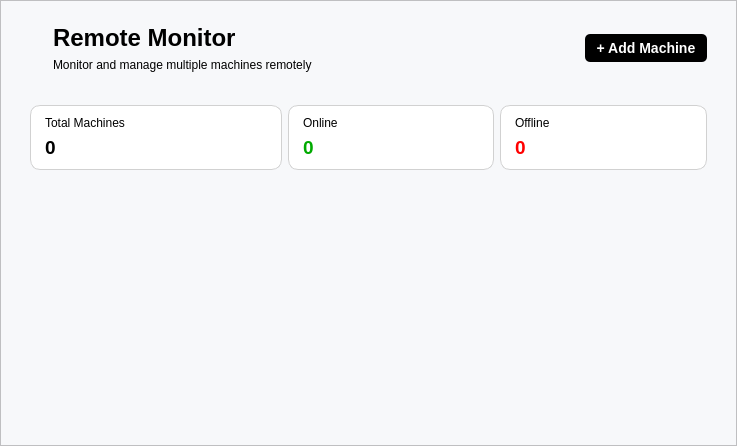
<?xml version="1.0" encoding="UTF-8"?>
<ui version="4.0">
 <class>Client</class>
 <widget class="QWidget" name="Client">
  <property name="geometry">
   <rect>
    <x>0</x>
    <y>0</y>
    <width>737</width>
    <height>446</height>
   </rect>
  </property>
  <property name="sizePolicy">
   <sizepolicy hsizetype="Preferred" vsizetype="Preferred">
    <horstretch>0</horstretch>
    <verstretch>0</verstretch>
   </sizepolicy>
  </property>
  <property name="windowTitle">
   <string>Remote Monitor</string>
  </property>
  <property name="styleSheet">
   <string notr="true">background-color: rgb(247, 248, 250);</string>
  </property>
  <layout class="QVBoxLayout" name="verticalLayout_12">
   <property name="leftMargin">
    <number>0</number>
   </property>
   <property name="topMargin">
    <number>0</number>
   </property>
   <property name="rightMargin">
    <number>0</number>
   </property>
   <property name="bottomMargin">
    <number>0</number>
   </property>
   <item>
    <widget class="QScrollArea" name="scrollArea">
     <property name="minimumSize">
      <size>
       <width>600</width>
       <height>150</height>
      </size>
     </property>
     <property name="styleSheet">
      <string notr="true">QScrollBar:vertical {
        border: none;
        width: 7px;
        margin: 0 2px 0 0; 
    }

    QScrollBar::handle:vertical {
        background: #cecece;
        min-height: 16px;
        border-radius: 1px;
    }

    QScrollBar::add-line:vertical,
    QScrollBar::sub-line:vertical {
        border: none;
        background: none;
        height: 0px;
    }

    QScrollBar::add-page:vertical,
    QScrollBar::sub-page:vertical {
        background: none;
    }

    QScrollBar:horizontal {
        border: none;
        background: #f0f0f0;
        height: 8px;
        margin: 0px;
    }

    QScrollBar::handle:horizontal {
        background: #a0a0a0;
        min-width: 20px;
        border-radius: 4px;
    }

    QScrollBar::add-line:horizontal,
    QScrollBar::sub-line:horizontal {
        border: none;
        background: none;
        width: 0px;
    }

    QScrollBar::add-page:horizontal,
    QScrollBar::sub-page:horizontal {
        background: none;
    }</string>
     </property>
     <property name="widgetResizable">
      <bool>true</bool>
     </property>
     <widget class="QWidget" name="scrollAreaWidgetContents">
      <property name="geometry">
       <rect>
        <x>0</x>
        <y>0</y>
        <width>735</width>
        <height>444</height>
       </rect>
      </property>
      <property name="minimumSize">
       <size>
        <width>0</width>
        <height>0</height>
       </size>
      </property>
      <property name="styleSheet">
       <string notr="true">QScrollBar:vertical {
        border: none;
        width: 8px;
        margin: 0px;
    }

    QScrollBar::handle:vertical {
        background: #cecece;
        min-height: 20px;
        border-radius: 4px;
    }

    QScrollBar::add-line:vertical,
    QScrollBar::sub-line:vertical {
        border: none;
        background: none;
        height: 0px;
    }

    QScrollBar::add-page:vertical,
    QScrollBar::sub-page:vertical {
        background: none;
    }

    QScrollBar:horizontal {
        border: none;
        background: #f0f0f0;
        height: 8px;
        margin: 0px;
    }

    QScrollBar::handle:horizontal {
        background: #a0a0a0;
        min-width: 20px;
        border-radius: 4px;
    }

    QScrollBar::add-line:horizontal,
    QScrollBar::sub-line:horizontal {
        border: none;
        background: none;
        width: 0px;
    }

    QScrollBar::add-page:horizontal,
    QScrollBar::sub-page:horizontal {
        background: none;
    }</string>
      </property>
      <layout class="QVBoxLayout" name="verticalLayout_11">
       <property name="leftMargin">
        <number>20</number>
       </property>
       <property name="rightMargin">
        <number>20</number>
       </property>
       <item>
        <widget class="QWidget" name="headerBarWidget" native="true">
         <layout class="QHBoxLayout" name="horizontalLayout_2">
          <property name="leftMargin">
           <number>10</number>
          </property>
          <property name="topMargin">
           <number>5</number>
          </property>
          <item>
           <layout class="QHBoxLayout" name="horizontalLayout">
            <item>
             <widget class="QLabel" name="label">
              <property name="maximumSize">
               <size>
                <width>36</width>
                <height>36</height>
               </size>
              </property>
              <property name="text">
               <string/>
              </property>
              <property name="pixmap">
               <pixmap resource="../../resources/resources.qrc">:/images/images/server.png</pixmap>
              </property>
              <property name="scaledContents">
               <bool>true</bool>
              </property>
             </widget>
            </item>
            <item>
             <widget class="QWidget" name="widget_2" native="true">
              <property name="sizePolicy">
               <sizepolicy hsizetype="Preferred" vsizetype="Minimum">
                <horstretch>0</horstretch>
                <verstretch>0</verstretch>
               </sizepolicy>
              </property>
              <layout class="QVBoxLayout" name="verticalLayout_3">
               <item>
                <widget class="QLabel" name="label_2">
                 <property name="font">
                  <font>
                   <pointsize>18</pointsize>
                   <weight>75</weight>
                   <bold>true</bold>
                  </font>
                 </property>
                 <property name="text">
                  <string>Remote Monitor</string>
                 </property>
                </widget>
               </item>
               <item>
                <widget class="QLabel" name="label_3">
                 <property name="text">
                  <string>Monitor and manage multiple machines remotely</string>
                 </property>
                </widget>
               </item>
              </layout>
             </widget>
            </item>
           </layout>
          </item>
          <item>
           <spacer name="horizontalSpacer">
            <property name="orientation">
             <enum>Qt::Horizontal</enum>
            </property>
            <property name="sizeHint" stdset="0">
             <size>
              <width>127</width>
              <height>20</height>
             </size>
            </property>
           </spacer>
          </item>
          <item>
           <widget class="QPushButton" name="addMachineBtn">
            <property name="minimumSize">
             <size>
              <width>0</width>
              <height>28</height>
             </size>
            </property>
            <property name="font">
             <font>
              <pointsize>-1</pointsize>
              <weight>75</weight>
              <italic>false</italic>
              <bold>true</bold>
             </font>
            </property>
            <property name="styleSheet">
             <string notr="true">QPushButton {
    background-color: #000000;  /* background color */
    color: white;               /* font color */
    border-radius: 5px;         /* optional: rounded corners */
    font: bold 14px;            /* optional: font size and weight */
}
</string>
            </property>
            <property name="text">
             <string>   + Add Machine   </string>
            </property>
           </widget>
          </item>
         </layout>
        </widget>
       </item>
       <item>
        <widget class="QWidget" name="cardsWidget" native="true">
         <layout class="QHBoxLayout" name="horizontalLayout_3">
          <property name="bottomMargin">
           <number>14</number>
          </property>
          <item>
           <widget class="QFrame" name="totalCard">
            <property name="styleSheet">
             <string notr="true">* {
    background-color: rgb(255, 255, 255);
    border-radius: 10px;
}

#totalCard { 
	border: 1px solid #d1d1d1;
}</string>
            </property>
            <property name="frameShape">
             <enum>QFrame::StyledPanel</enum>
            </property>
            <property name="frameShadow">
             <enum>QFrame::Raised</enum>
            </property>
            <layout class="QVBoxLayout" name="verticalLayout">
             <property name="spacing">
              <number>8</number>
             </property>
             <property name="leftMargin">
              <number>14</number>
             </property>
             <property name="topMargin">
              <number>10</number>
             </property>
             <property name="rightMargin">
              <number>14</number>
             </property>
             <property name="bottomMargin">
              <number>10</number>
             </property>
             <item>
              <widget class="QWidget" name="widget" native="true">
               <layout class="QHBoxLayout" name="horizontalLayout_4">
                <property name="leftMargin">
                 <number>0</number>
                </property>
                <property name="topMargin">
                 <number>0</number>
                </property>
                <property name="rightMargin">
                 <number>0</number>
                </property>
                <property name="bottomMargin">
                 <number>0</number>
                </property>
                <item>
                 <layout class="QGridLayout" name="gridLayout">
                  <item row="1" column="1">
                   <spacer name="horizontalSpacer_2">
                    <property name="orientation">
                     <enum>Qt::Horizontal</enum>
                    </property>
                    <property name="sizeHint" stdset="0">
                     <size>
                      <width>438</width>
                      <height>20</height>
                     </size>
                    </property>
                   </spacer>
                  </item>
                  <item row="0" column="2" rowspan="2">
                   <widget class="QLabel" name="label_5">
                    <property name="maximumSize">
                     <size>
                      <width>50</width>
                      <height>50</height>
                     </size>
                    </property>
                    <property name="text">
                     <string/>
                    </property>
                    <property name="pixmap">
                     <pixmap resource="../../resources/resources.qrc">:/images/images/server2.png</pixmap>
                    </property>
                    <property name="scaledContents">
                     <bool>true</bool>
                    </property>
                   </widget>
                  </item>
                  <item row="1" column="0">
                   <widget class="QLabel" name="totalMachinesLabel">
                    <property name="font">
                     <font>
                      <pointsize>14</pointsize>
                      <weight>75</weight>
                      <bold>true</bold>
                     </font>
                    </property>
                    <property name="text">
                     <string>0</string>
                    </property>
                   </widget>
                  </item>
                  <item row="0" column="0">
                   <widget class="QLabel" name="label_4">
                    <property name="font">
                     <font>
                      <pointsize>9</pointsize>
                     </font>
                    </property>
                    <property name="text">
                     <string>Total Machines</string>
                    </property>
                   </widget>
                  </item>
                 </layout>
                </item>
               </layout>
              </widget>
             </item>
            </layout>
           </widget>
          </item>
          <item>
           <widget class="QFrame" name="onlineCard">
            <property name="styleSheet">
             <string notr="true">* {
    background-color: rgb(255, 255, 255);
    border-radius: 10px;
}

#onlineCard { 
	border: 1px solid #d1d1d1;
}</string>
            </property>
            <property name="frameShape">
             <enum>QFrame::StyledPanel</enum>
            </property>
            <property name="frameShadow">
             <enum>QFrame::Raised</enum>
            </property>
            <layout class="QVBoxLayout" name="verticalLayout_2">
             <property name="spacing">
              <number>8</number>
             </property>
             <property name="leftMargin">
              <number>14</number>
             </property>
             <property name="topMargin">
              <number>10</number>
             </property>
             <property name="rightMargin">
              <number>14</number>
             </property>
             <property name="bottomMargin">
              <number>10</number>
             </property>
             <item>
              <widget class="QWidget" name="widget_3" native="true">
               <layout class="QHBoxLayout" name="horizontalLayout_5">
                <property name="leftMargin">
                 <number>0</number>
                </property>
                <property name="topMargin">
                 <number>0</number>
                </property>
                <property name="rightMargin">
                 <number>0</number>
                </property>
                <property name="bottomMargin">
                 <number>0</number>
                </property>
                <item>
                 <layout class="QGridLayout" name="gridLayout_3">
                  <item row="0" column="2" rowspan="2">
                   <widget class="QLabel" name="label_8">
                    <property name="maximumSize">
                     <size>
                      <width>50</width>
                      <height>50</height>
                     </size>
                    </property>
                    <property name="text">
                     <string/>
                    </property>
                    <property name="pixmap">
                     <pixmap resource="../../resources/resources.qrc">:/images/images/onlineIcon.png</pixmap>
                    </property>
                    <property name="scaledContents">
                     <bool>true</bool>
                    </property>
                   </widget>
                  </item>
                  <item row="1" column="0">
                   <widget class="QLabel" name="onlineMachinesLabel">
                    <property name="font">
                     <font>
                      <pointsize>14</pointsize>
                      <weight>75</weight>
                      <bold>true</bold>
                     </font>
                    </property>
                    <property name="styleSheet">
                     <string notr="true">color: rgb(0, 170, 0);</string>
                    </property>
                    <property name="text">
                     <string>0</string>
                    </property>
                   </widget>
                  </item>
                  <item row="1" column="1">
                   <spacer name="horizontalSpacer_3">
                    <property name="orientation">
                     <enum>Qt::Horizontal</enum>
                    </property>
                    <property name="sizeHint" stdset="0">
                     <size>
                      <width>438</width>
                      <height>20</height>
                     </size>
                    </property>
                   </spacer>
                  </item>
                  <item row="0" column="0">
                   <widget class="QLabel" name="label_7">
                    <property name="font">
                     <font>
                      <pointsize>9</pointsize>
                     </font>
                    </property>
                    <property name="text">
                     <string>Online</string>
                    </property>
                   </widget>
                  </item>
                 </layout>
                </item>
               </layout>
              </widget>
             </item>
            </layout>
           </widget>
          </item>
          <item>
           <widget class="QFrame" name="offlineCard">
            <property name="styleSheet">
             <string notr="true">* {
    background-color: rgb(255, 255, 255);
    border-radius: 10px;
}

#offlineCard { 
	border: 1px solid #d1d1d1;
}</string>
            </property>
            <property name="frameShape">
             <enum>QFrame::StyledPanel</enum>
            </property>
            <property name="frameShadow">
             <enum>QFrame::Raised</enum>
            </property>
            <layout class="QVBoxLayout" name="verticalLayout_4">
             <property name="spacing">
              <number>8</number>
             </property>
             <property name="leftMargin">
              <number>14</number>
             </property>
             <property name="topMargin">
              <number>10</number>
             </property>
             <property name="rightMargin">
              <number>14</number>
             </property>
             <property name="bottomMargin">
              <number>10</number>
             </property>
             <item>
              <widget class="QWidget" name="widget_6" native="true">
               <layout class="QHBoxLayout" name="horizontalLayout_6">
                <property name="leftMargin">
                 <number>0</number>
                </property>
                <property name="topMargin">
                 <number>0</number>
                </property>
                <property name="rightMargin">
                 <number>0</number>
                </property>
                <property name="bottomMargin">
                 <number>0</number>
                </property>
                <item>
                 <layout class="QGridLayout" name="gridLayout_4">
                  <item row="0" column="2" rowspan="2">
                   <widget class="QLabel" name="label_10">
                    <property name="maximumSize">
                     <size>
                      <width>50</width>
                      <height>50</height>
                     </size>
                    </property>
                    <property name="text">
                     <string/>
                    </property>
                    <property name="pixmap">
                     <pixmap resource="../../resources/resources.qrc">:/images/images/offlineIcon.png</pixmap>
                    </property>
                    <property name="scaledContents">
                     <bool>true</bool>
                    </property>
                   </widget>
                  </item>
                  <item row="1" column="0">
                   <widget class="QLabel" name="offlineMachinesLabel">
                    <property name="font">
                     <font>
                      <pointsize>14</pointsize>
                      <weight>75</weight>
                      <bold>true</bold>
                     </font>
                    </property>
                    <property name="styleSheet">
                     <string notr="true">color: rgb(255, 0, 0);</string>
                    </property>
                    <property name="text">
                     <string>0</string>
                    </property>
                   </widget>
                  </item>
                  <item row="1" column="1">
                   <spacer name="horizontalSpacer_4">
                    <property name="orientation">
                     <enum>Qt::Horizontal</enum>
                    </property>
                    <property name="sizeHint" stdset="0">
                     <size>
                      <width>438</width>
                      <height>20</height>
                     </size>
                    </property>
                   </spacer>
                  </item>
                  <item row="0" column="0">
                   <widget class="QLabel" name="label_12">
                    <property name="font">
                     <font>
                      <pointsize>9</pointsize>
                     </font>
                    </property>
                    <property name="text">
                     <string>Offline</string>
                    </property>
                   </widget>
                  </item>
                 </layout>
                </item>
               </layout>
              </widget>
             </item>
            </layout>
           </widget>
          </item>
         </layout>
        </widget>
       </item>
       <item>
        <widget class="QWidget" name="machinesWidget" native="true">
         <layout class="QVBoxLayout" name="verticalLayout_7"/>
        </widget>
       </item>
       <item>
        <spacer name="verticalSpacer">
         <property name="orientation">
          <enum>Qt::Vertical</enum>
         </property>
         <property name="sizeHint" stdset="0">
          <size>
           <width>20</width>
           <height>40</height>
          </size>
         </property>
        </spacer>
       </item>
      </layout>
     </widget>
    </widget>
   </item>
  </layout>
 </widget>
 <resources>
  <include location="../../resources/resources.qrc"/>
 </resources>
 <connections/>
 <slots>
  <slot>accept()</slot>
 </slots>
</ui>
